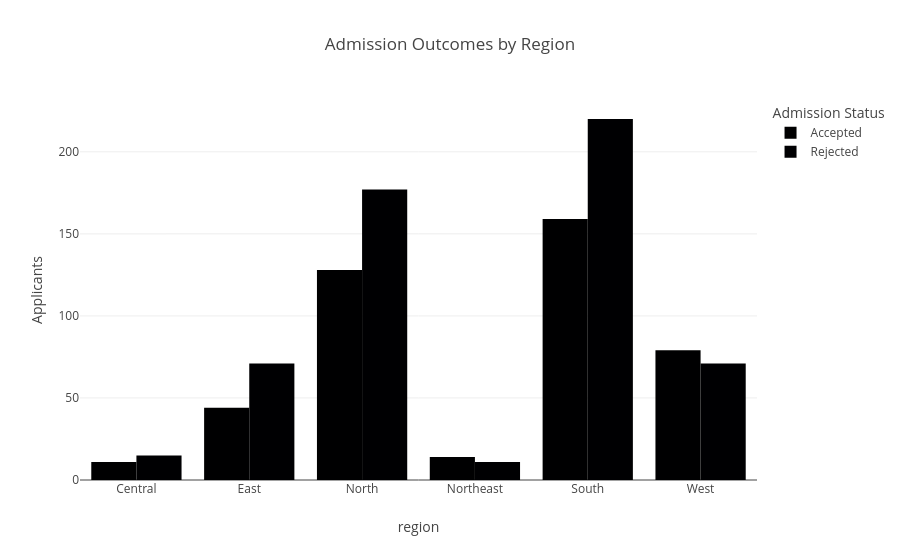

Source (notebook cell):
### Code cell
# E. Compare admission outcomes across regions

region_counts = (
    df.dropna(subset=["region"])
    .groupby(["region", "Admission Status"])
    .size()
    .reset_index(name="Applicants")
)

fig = px.bar(
    region_counts,
    x="region",
    y="Applicants",
    color="Admission Status",
    barmode="group",
    title="Admission Outcomes by Region"
)

fig.show()

### Figure 1 — Plotly figure (JSON) as saved in the notebook; plotly's stock layout.template omitted (floating-point values rounded to 4 significant figures)
{"data": [{"alignmentgroup": "True", "hovertemplate": "Admission Status=Accepted<br>region=%{x}<br>Applicants=%{y}<extra></extra>", "legendgroup": "Accepted", "marker": {"color": "#000001", "pattern": {"shape": ""}}, "name": "Accepted", "offsetgroup": "Accepted", "orientation": "v", "showlegend": true, "textposition": "auto", "type": "bar", "x": ["Central", "East", "North", "Northeast", "South", "West"], "xaxis": "x", "y": [11, 44, 128, 14, 159, 79], "yaxis": "y"}, {"alignmentgroup": "True", "hovertemplate": "Admission Status=Rejected<br>region=%{x}<br>Applicants=%{y}<extra></extra>", "legendgroup": "Rejected", "marker": {"color": "#000002", "pattern": {"shape": ""}}, "name": "Rejected", "offsetgroup": "Rejected", "orientation": "v", "showlegend": true, "textposition": "auto", "type": "bar", "x": ["Central", "East", "North", "Northeast", "South", "West"], "xaxis": "x", "y": [15, 71, 177, 11, 220, 71], "yaxis": "y"}], "layout": {"barmode": "group", "legend": {"title": {"text": "Admission Status"}, "tracegroupgap": 0}, "title": {"text": "Admission Outcomes by Region"}, "xaxis": {"anchor": "y", "domain": [0, 1], "title": {"text": "region"}}, "yaxis": {"anchor": "x", "domain": [0, 1], "title": {"text": "Applicants"}}}}
